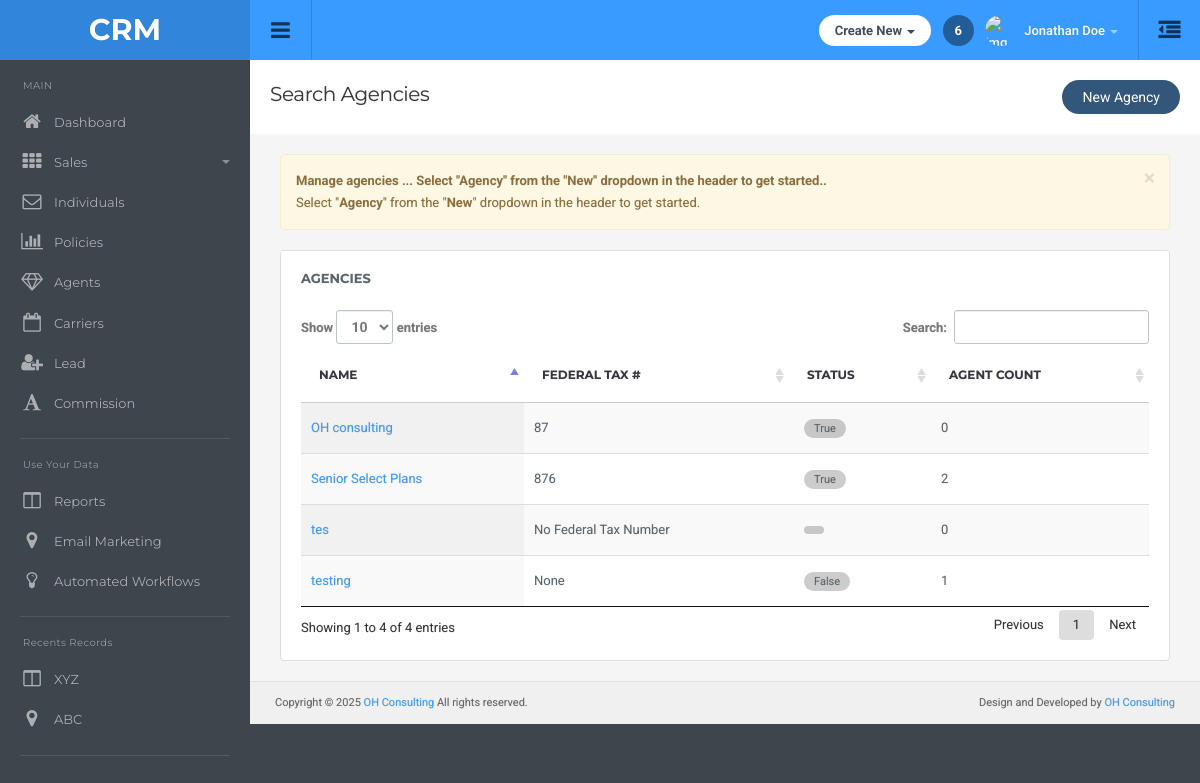
Page /agency/manage-agencies/ on the earlier database version.
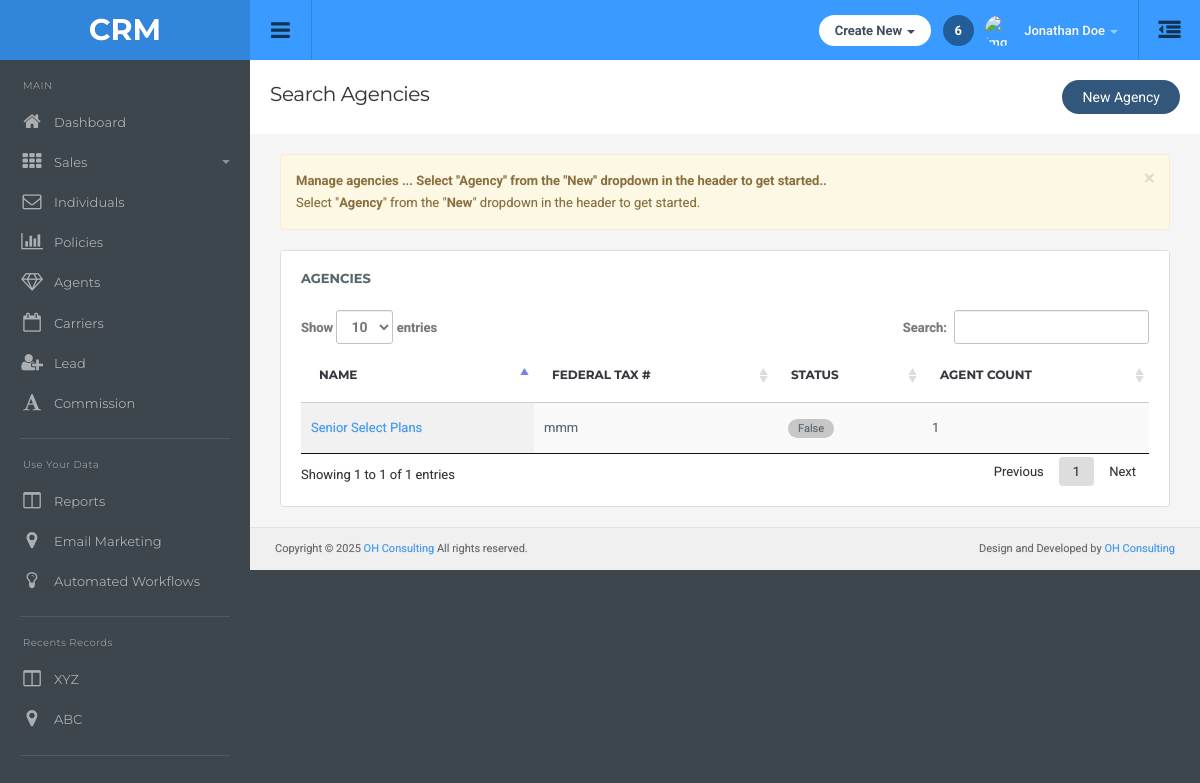
Same page on the later database version.
### main/models.py (models this page shows)
class Agency(models.Model):
    name = models.CharField(max_length=255,unique=True)
    business_phone = models.CharField(max_length=10, blank=True, null=True)
    ext = models.CharField(max_length=12, blank=True, null=True)

class AgencyDetails(models.Model):
    agency_name = models.ForeignKey(Agency,on_delete=models.CASCADE,related_name="agency_detail")
    federal_tax_number = models.CharField(max_length=50, blank=True, null=True)
    active = models.BooleanField(default=False)
    email = models.EmailField(null=True,blank=True)

### main/views.py (the view)
# urls.py: path('agency/manage-agencies/', views.manage_agencies, name='manage_agencies'),
def manage_agencies(request):
    agency = Agency.objects.annotate(agent_count=Count('agent_agency'))
    return render(request, 'agency/manageagencies.html',{'agency': agency})

### templates/agency/manageagencies.html (shortened to what this page needs)
{% extends "dashboard/base.html" %}
{% load static %}
{% block main-content %}
<div class="container-wrapper">
    <div class="page-header-container">
        <div class="page-header" style="display: flex; align-items: center; justify-content: space-between;">
            <h1 class="title" style="flex: 1; min-width: 0; overflow: hidden; text-overflow: ellipsis; white-space: nowrap;">Search Agencies</h1>
            <div style="display: flex; align-items: center; gap: 15px;">
                <button type="button" class="btn btn-rounded btn-primary" data-toggle="modal" data-target="#newAgencyModal">
                    New Agency
                </button>
            </div>
        </div>
    </div>
<div class="alert alert-warning alert-dismissible" role="alert">
    <button type="button" class="close" data-dismiss="alert" aria-label="Close">
      <span aria-hidden="true">&times;</span>
    </button>
    <strong>Manage agencies ... Select "Agency" from the "New" dropdown in the header to get started..</strong><br>
    Select "<strong>Agency</strong>" from the "<strong>New</strong>" dropdown in the header to get started.
</div>
<div class="row">
    <div class="col-md-12">
        <div class="panel panel-default">
            <div class="panel-title">Agencies</div>
            <div class="panel-body table-responsive">
                <table id="agencyTable" class="table display">
                    <thead>
                        <tr>
                            <th>Name</th>
                            <th>Federal Tax #</th>
                            <th>Status</th>
                            <th>Agent Count</th>
                        </tr>
                    </thead>
                    <tbody>
                        {% for i in agency %}
                        <tr>
                            <td><a href="{% url "edit_agency_details" i.id %}">{{i.name}}</a></td>
                            <td>
                                {% if i.agency_detail.all %}
                                    {{ i.agency_detail.all.0.federal_tax_number}}
                                {% else %}
                                    No Federal Tax Number
                                {% endif %}
                            </td>
                            <td><span class="badge badge-success">
                                {% if i.agency_detail.all %}
                                    {{ i.agency_detail.all.0.active}}
                                {% endif %}
                            </span></td>
                            <td>{{i.agent_count}}</td>
                        </tr>
                        {% endfor %}
                    </tbody>
                </table>
            </div>
        </div>
    </div>
</div>
{% endblock %}

### templates/dashboard/base.html (shortened to what this page needs)
{% load static %}
<!DOCTYPE html>
<html lang="en">
  <head>
  <link href="{% static "css/root.css" %}" rel="stylesheet">
  </head>
  <body>
  {% include "dashboard/topbar.html" %}
{% include "dashboard/sidebar.html" %}
<div class="content">
 {% block main-content %}
 {% endblock main-content %}
{% include "dashboard/footer.html" %}
</div>
</body>
</html>

### templates/dashboard/topbar.html (shortened to what this page needs)
<div id="top" class="clearfix">
  <div class="applogo">
    <a href="index.html" class="logo">CRM</a>
  </div>
  <a href="#" class="sidebar-open-button" id="sidebarToggle"><i class="fa fa-bars"></i></a>
  <a href="#sidepanel" class="sidepanel-open-button"><i class="fa fa-outdent"></i></a>
  <ul class="top-right">
    <li class="dropdown link">
      <a href="#" data-toggle="dropdown" class="dropdown-toggle hdbutton">Create New <span class="caret"></span></a>
    </li>
    <li class="link">
      <a href="#" class="notifications">6</a>
    </li>
    <li class="dropdown link">
      <a href="#" data-toggle="dropdown" class="dropdown-toggle profilebox"><img src="img/profileimg.png" alt="img"><b>Jonathan Doe</b><span class="caret"></span></a>
    </li>
  </ul>
</div>

### templates/dashboard/sidebar.html (shortened to what this page needs)
<div class="sidebar clearfix">
  <div class="scrollable" id="sidebar-scroll">
    <ul class="sidebar-panel nav">
      <li class="sidetitle">MAIN</li>
      <li><a href="{% url "dashboard" %}"><span class="icon color5"><i class="fa fa-home"></i></span>Dashboard</a></li>
      <li><a href="#"><span class="icon color9"><i class="fa fa-th"></i></span>Sales<span class="caret"></span></a>
      </li>
      <li><a href="{% url 'search_individuals_list' %}"><span class="icon color6"><i class="fa fa-envelope-o"></i></span>Individuals</a></li>
      <li><a href="{% url 'search_policy' %}"><span class="icon color8"><i class="fa fa-bar-chart"></i></span>Policies</a></li>
      <li><a href="{% url 'search_agents' %}"><span class="icon color11"><i class="fa fa-diamond"></i></span>Agents</a></li>
      <li><a href="{% url 'carrier_list' %}"><span class="icon color8"><i class="fa fa-calendar-o"></i></span>Carriers</a></li>
      <li><a href="#"><span class="icon color8"><i class="fa fa-user-plus"></i></span>Lead</a></li>
      <li><a href="#"><span class="icon color12"><i class="fa fa-font"></i></span>Commission</a></li>
    </ul>
    <ul class="sidebar-panel nav">
      <li class="sidetitle">Use Your Data</li>
      <li><a href="#"><span class="icon color15"><i class="fa fa-columns"></i></span>Reports</a></li>
      <li><a href="#"><span class="icon color7"><i class="fa fa-map-marker"></i></span>Email Marketing</a></li>
      <li><a href="#"><span class="icon color10"><i class="fa fa-lightbulb-o"></i></span>Automated Workflows</a></li>
    </ul>
    <ul class="sidebar-panel nav">
      <li class="sidetitle">Recents Records</li>
      <li><a href="#"><span class="icon color15"><i class="fa fa-columns"></i></span>XYZ</a></li>
      <li><a href="#"><span class="icon color7"><i class="fa fa-map-marker"></i></span>ABC</a></li>
    </ul>
    </div>
  </div>

### templates/dashboard/footer.html
<div class="row footer">
    <div class="col-md-6 text-left">
    Copyright © 2025 <a href="#" target="_blank">OH Consulting</a> All rights reserved.
    </div>
    <div class="col-md-6 text-right">
      Design and Developed by <a href="#" target="_blank">OH Consulting</a>
    </div>
  </div>

### static/css/responsive.css (style rules this page uses)
@media screen and (min-width: 1024px) { .sidebar { display: block !important; } }

Differences in the rows shown:
removed Agency: name "OH consulting", agency_detail.all.0.federal_tax_number "87", agency_detail.all.0.active "True", agent_count "0"
removed Agency: name "testing", agency_detail.all.0.federal_tax_number "None", agency_detail.all.0.active "False", agent_count "1"
removed Agency: name "tes", shows "No Federal Tax Number", agent_count "0"
changed Agency "Senior Select Plans": agency_detail.all.0.federal_tax_number "876" → "mmm"; agency_detail.all.0.active "True" → "False"; agent_count "2" → "1"
Other differences:
text written by a page script: "Show entries Search: Showing 1 to 4 of 4 entries Previous 1 Next" → "Show entries Search: Showing 1 to 1 of 1 entries Previous 1 Next"
